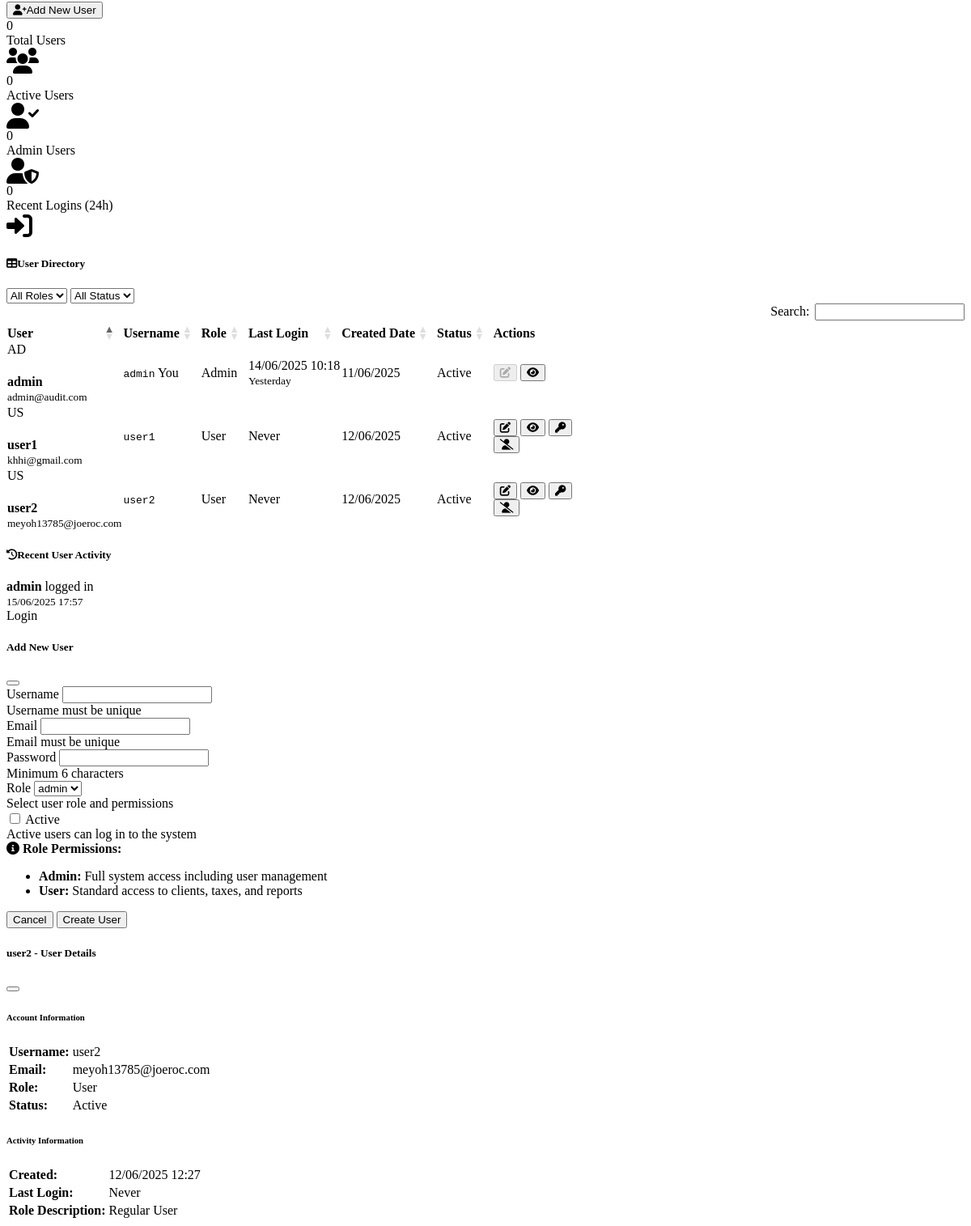
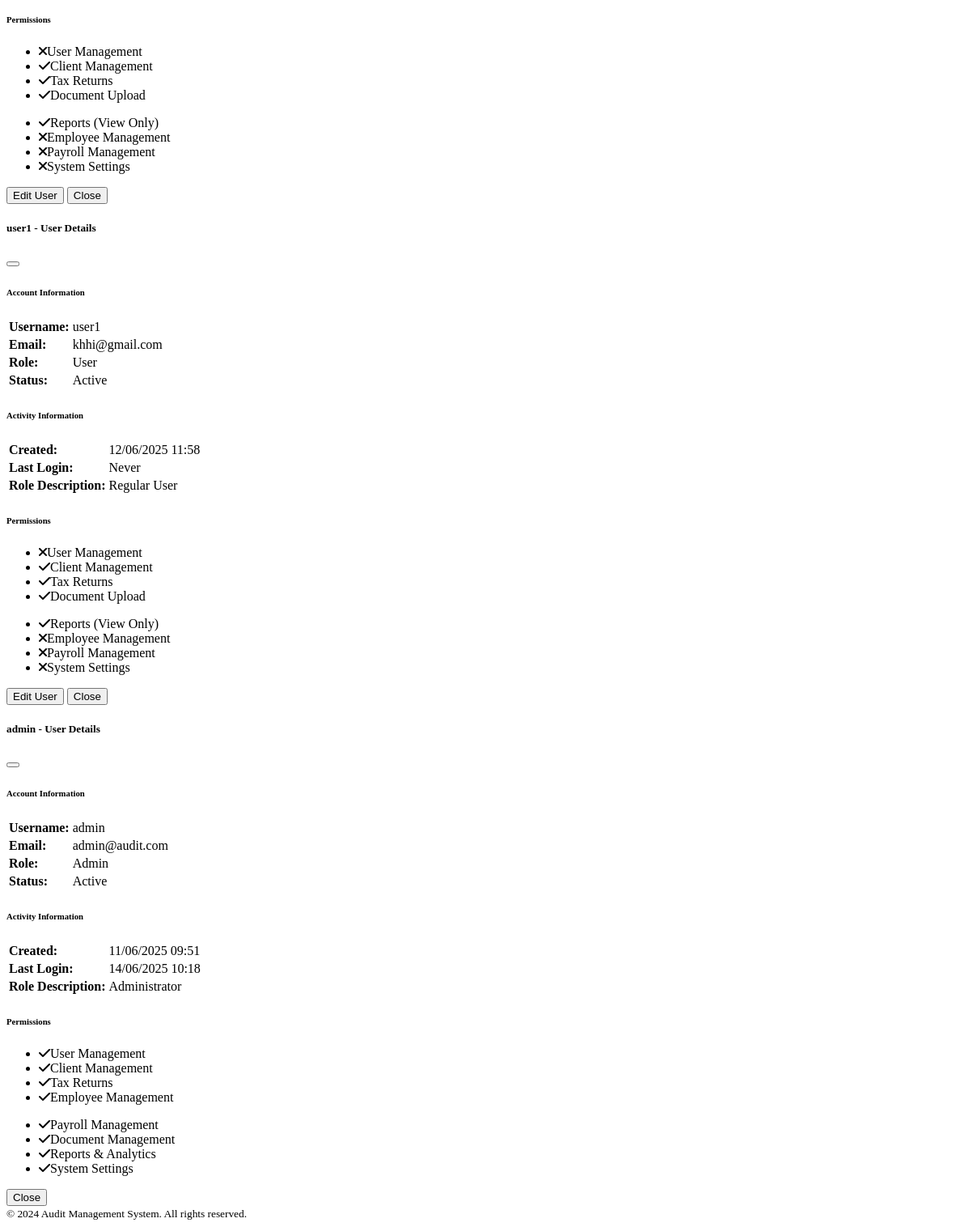
The app's page /settings/users (signed in, lower part), older data (2 pictures, top to bottom).
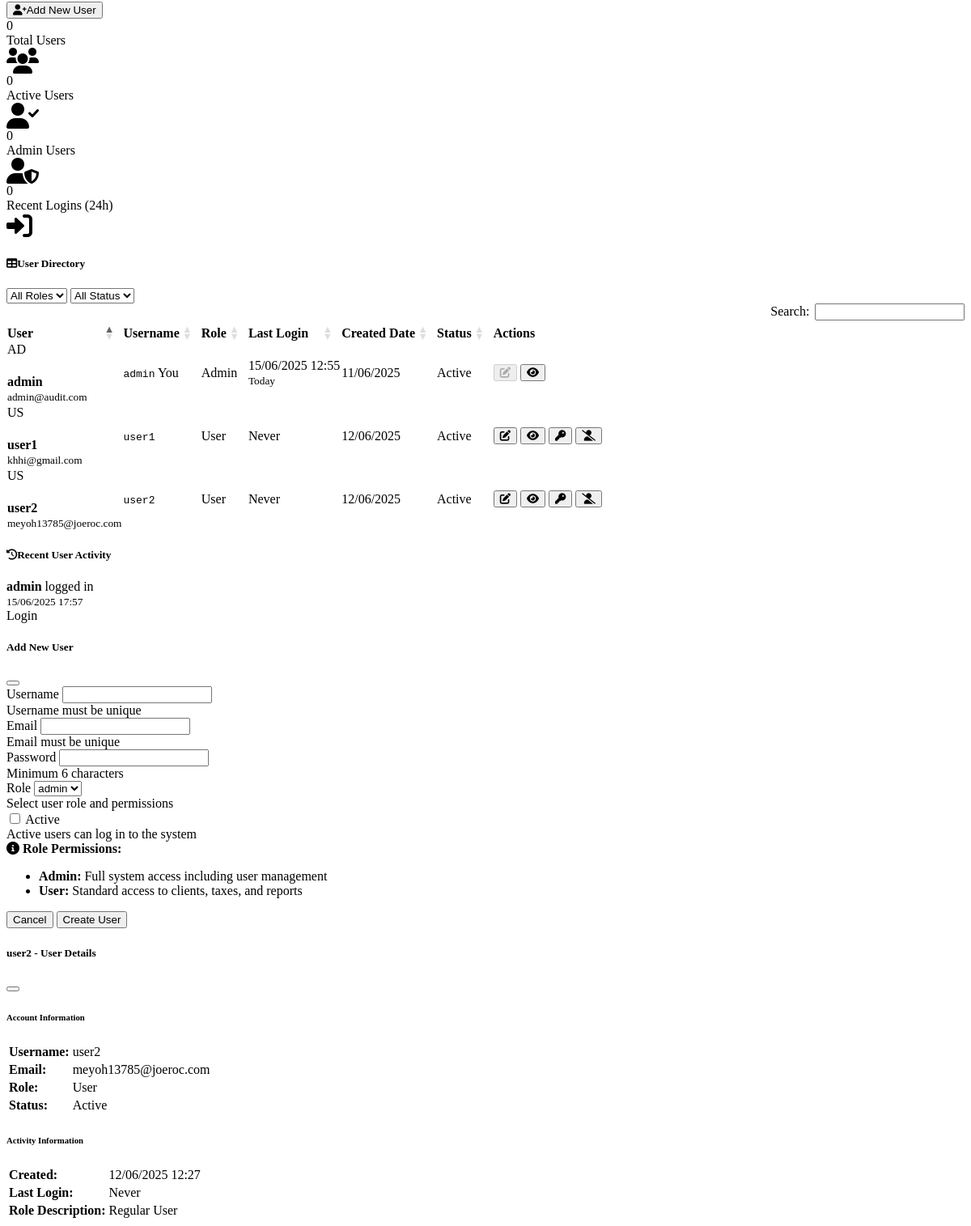
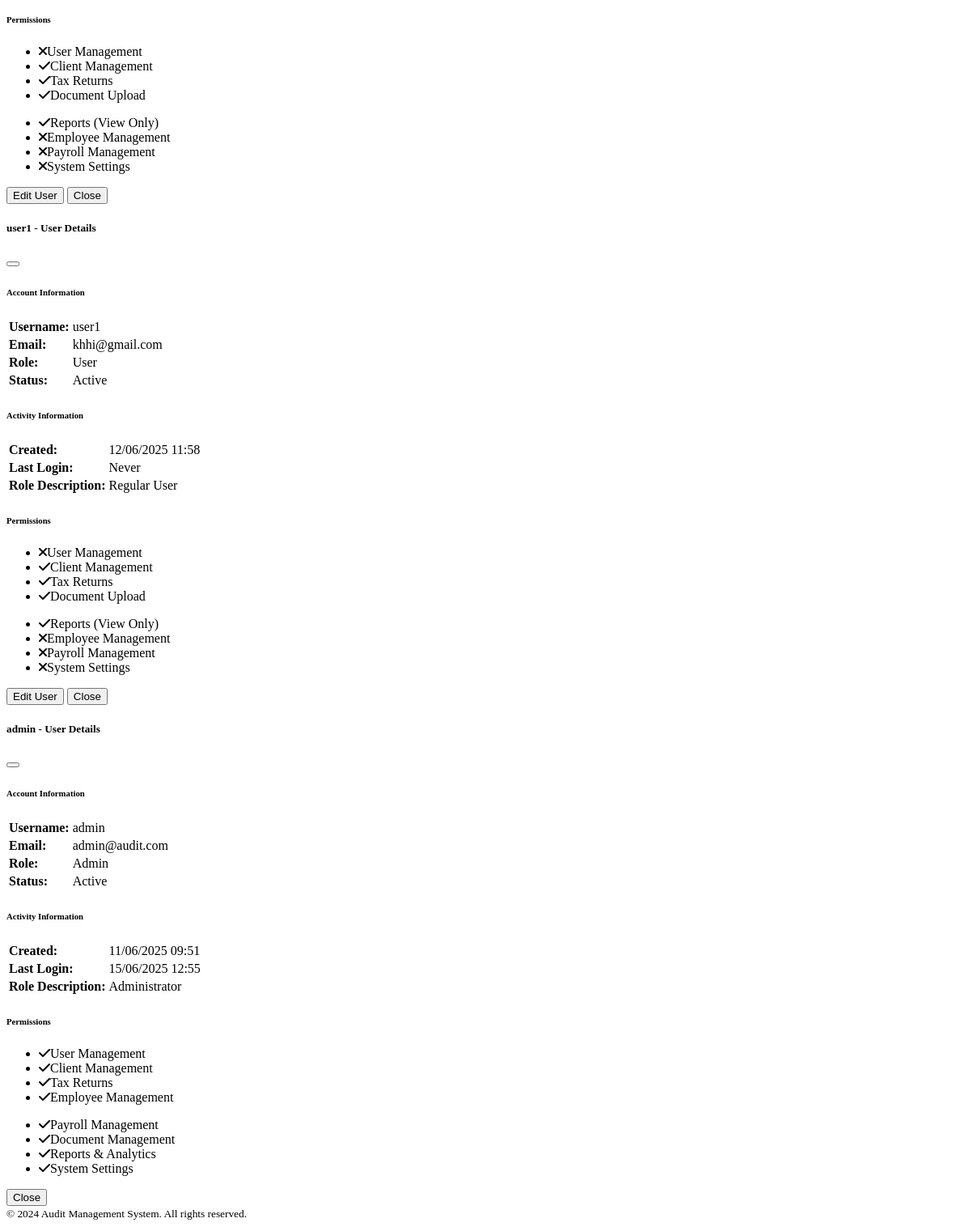
The same page, newer data (2 pictures, top to bottom).
### models.py (models this page shows)
class User(UserMixin, db.Model):
    __tablename__ = 'users'
    id = Column(Integer, primary_key=True)
    username = Column(String(64), unique=True, nullable=False)
    email = Column(String(120), unique=True, nullable=False)
    password_hash = Column(String(256), nullable=False)
    role_id = Column(Integer, ForeignKey('roles.id'))
    is_active = Column(Boolean, default=True)
    created_at = Column(DateTime, default=datetime.utcnow)
    last_login = Column(DateTime)

class Role(db.Model):
    __tablename__ = 'roles'
    id = Column(Integer, primary_key=True)
    name = Column(String(64), unique=True, nullable=False)
    description = Column(String(255))
    created_at = Column(DateTime, default=datetime.utcnow)
    users = relationship('User', backref='role', lazy='dynamic')

### routes.py (the view)
@main_bp.route('/settings/users')
@login_required
def users():
    if current_user.role.name != 'admin':
        flash('Access denied. Admin privileges required.', 'error')
        return redirect(url_for('main.dashboard'))
    page = request.args.get('page', 1, type=int)
    users_pagination = User.query.join(Role).order_by(User.created_at.desc()).paginate(
        page=page, per_page=20, error_out=False
    )
    if current_user.role.name != 'admin':
        flash('Access denied. Admin privileges required.', 'error')
        return redirect(url_for('main.dashboard'))
    form = UserForm()
    form.role_id.choices = [(r.id, r.name) for r in Role.query.all()]
    return render_template('settings/users.html', form=form, users=users_pagination, datetime=datetime)

### forms.py
class UserForm(FlaskForm):
    username = StringField('Username', validators=[DataRequired(), Length(min=3, max=64)])
    email = StringField('Email', validators=[DataRequired(), Email()])
    password = PasswordField('Password', validators=[Optional(), Length(min=6)])
    role_id = SelectField('Role', coerce=int, validators=[DataRequired()])
    is_active = BooleanField('Active')

### app.py (called while the page is built)
@login_manager.user_loader
def load_user(user_id):
    from models import User
    return User.query.get(int(user_id))

### templates/settings/users.html (shortened to what the changed rows need)
{% extends "base.html" %}
{% block content %}
<div class="container-fluid">
    {% if users and users.items %}
        <div class="card">
            <div class="card-body">
                <div class="table-responsive">
                    <table class="table table-striped" id="usersTable">
                        <thead>
                            <tr>
                                <th>User</th>
                                <th>Username</th>
                                <th>Role</th>
                                <th>Last Login</th>
                                <th>Created Date</th>
                                <th>Status</th>
                                <th>Actions</th>
                            </tr>
                        </thead>
                        <tbody>
                            {% for user in users.items %}
                                <tr>
                                    <td>
                                        <div class="d-flex align-items-center">
                                            <div class="bg-{{ 'primary' if user.role.name == 'admin' else 'secondary' }} rounded-circle d-flex align-items-center justify-content-center me-3"
                                                 style="width: 40px; height: 40px;">
                                                <span class="text-white fw-bold">{{ user.username[:2].upper() }}</span>
                                            </div>
                                            <div>
                                                <strong>{{ user.username }}</strong>
                                                <br><small class="text-muted">{{ user.email }}</small>
                                            </div>
                                        </div>
                                    </td>
                                    <td>
                                        <code>{{ user.username }}</code>
                                        {% if user.id == current_user.id %}
                                            <span class="badge bg-info ms-1">You</span>
                                        {% endif %}
                                    </td>
                                    <td>
                                        <span class="badge bg-{{ 'primary' if user.role.name == 'admin' else 'secondary' }}">
                                            {{ user.role.name.title() }}
                                        </span>
                                    </td>
                                    <td>
                                        {% if user.last_login %}
                                            {{ user.last_login.strftime('%d/%m/%Y %H:%M') }}
                                            <br><small class="text-muted">
                                                {% set time_diff = (datetime.utcnow() - user.last_login).days if user.last_login else None %}
                                                {% if time_diff == 0 %}
                                                    Today
                                                {% elif time_diff == 1 %}
                                                    Yesterday
                                                {% elif time_diff %}
                                                    {{ time_diff }} days ago
                                                {% endif %}
                                            </small>
                                        {% else %}
                                            <span class="text-muted">Never</span>
                                        {% endif %}
                                    </td>
                                    <td>{{ user.created_at.strftime('%d/%m/%Y') }}</td>
                                    <td>
                                        <span class="badge bg-{{ 'success' if user.is_active else 'secondary' }}">
                                            {{ 'Active' if user.is_active else 'Inactive' }}
                                        </span>
                                    </td>
                                    <td>
                                        <div class="btn-group btn-group-sm">
                                            <button class="btn btn-outline-primary" title="Edit"
                                                    onclick="editUser({{ user.id }})"
                                                    {% if user.id == current_user.id %}disabled{% endif %}>
                                                <i class="fas fa-edit"></i>
                                            </button>
                                            <button class="btn btn-outline-info" title="View Details"
                                                    data-bs-toggle="modal" data-bs-target="#userModal{{ user.id }}">
                                                <i class="fas fa-eye"></i>
                                            </button>
                                        </div>
                                    </td>
                                </tr>
                            {% endfor %}
                        </tbody>
                    </table>
                </div>
            </div>
        </div>
    {% endif %}
    <div class="row mt-4">
        <div class="col-12">
            <div class="card">
                <div class="card-body">
                    <div class="list-group list-group-flush">
                        <div class="list-group-item d-flex justify-content-between align-items-center">
                            <div>
                                <strong>{{ current_user.username }}</strong> logged in
                                <br><small class="text-muted">{{ datetime.utcnow().strftime('%d/%m/%Y %H:%M') }}</small>
                            </div>
                        </div>
                    </div>
                </div>
            </div>
        </div>
    </div>
</div>
{% if users and users.items %}
    {% for user in users.items %}
        <div class="modal fade" id="userModal{{ user.id }}" tabindex="-1">
            <div class="modal-dialog modal-lg">
                <div class="modal-content">
                    <div class="modal-header">
                        <h5 class="modal-title">{{ user.username }} - User Details</h5>
                        <button type="button" class="btn-close" data-bs-dismiss="modal"></button>
                    </div>
                    <div class="modal-body">
                        <div class="row">
                            <div class="col-md-6">
                                <h6>Account Information</h6>
                                <table class="table table-sm">
                                    <tr>
                                        <td><strong>Username:</strong></td>
                                        <td>{{ user.username }}</td>
                                    </tr>
                                    <tr>
                                        <td><strong>Email:</strong></td>
                                        <td>{{ user.email }}</td>
                                    </tr>
                                    <tr>
                                        <td><strong>Role:</strong></td>
                                        <td>
                                            <span class="badge bg-{{ 'primary' if user.role.name == 'admin' else 'secondary' }}">
                                                {{ user.role.name.title() }}
                                            </span>
                                        </td>
                                    </tr>
                                    <tr>
                                        <td><strong>Status:</strong></td>
                                        <td>
                                            <span class="badge bg-{{ 'success' if user.is_active else 'secondary' }}">
                                                {{ 'Active' if user.is_active else 'Inactive' }}
                                            </span>
                                        </td>
                                    </tr>
                                </table>
                            </div>
                            <div class="col-md-6">
                                <h6>Activity Information</h6>
                                <table class="table table-sm">
                                    <tr>
                                        <td><strong>Created:</strong></td>
                                        <td>{{ user.created_at.strftime('%d/%m/%Y %H:%M') }}</td>
                                    </tr>
                                    <tr>
                                        <td><strong>Last Login:</strong></td>
                                        <td>
                                            {% if user.last_login %}
                                                {{ user.last_login.strftime('%d/%m/%Y %H:%M') }}
                                            {% else %}
                                                <span class="text-muted">Never</span>
                                            {% endif %}
                                        </td>
                                    </tr>
                                    <tr>
                                        <td><strong>Role Description:</strong></td>
                                        <td>{{ user.role.description or '-' }}</td>
                                    </tr>
                                </table>
                            </div>
                        </div>
                        <div class="row mt-3">
                            <div class="col-12">
                                <h6>Permissions</h6>
                                <div class="row">
                                    {% if user.role.name == 'admin' %}
                                        <div class="col-md-6">
                                            <ul class="list-unstyled">
                                                <li><i class="fas fa-check text-success me-2"></i>User Management</li>
                                                <li><i class="fas fa-check text-success me-2"></i>Client Management</li>
                                                <li><i class="fas fa-check text-success me-2"></i>Tax Returns</li>
                                                <li><i class="fas fa-check text-success me-2"></i>Employee Management</li>
                                            </ul>
                                        </div>
                                        <div class="col-md-6">
                                            <ul class="list-unstyled">
                                                <li><i class="fas fa-check text-success me-2"></i>Payroll Management</li>
                                                <li><i class="fas fa-check text-success me-2"></i>Document Management</li>
                                                <li><i class="fas fa-check text-success me-2"></i>Reports & Analytics</li>
                                                <li><i class="fas fa-check text-success me-2"></i>System Settings</li>
                                            </ul>
                                        </div>
                                    {% endif %}
                                </div>
                            </div>
                        </div>
                    </div>
                    <div class="modal-footer">
                        <button type="button" class="btn btn-secondary" data-bs-dismiss="modal">Close</button>
                    </div>
                </div>
            </div>
        </div>
    {% endfor %}
{% endif %}
{% endblock %}

Row changes from the older to the newer data that the page shows:
changed User "AD": last_login "14/06/2025 10:18" → "15/06/2025 12:55"; last_login "Yesterday" → "Today"
